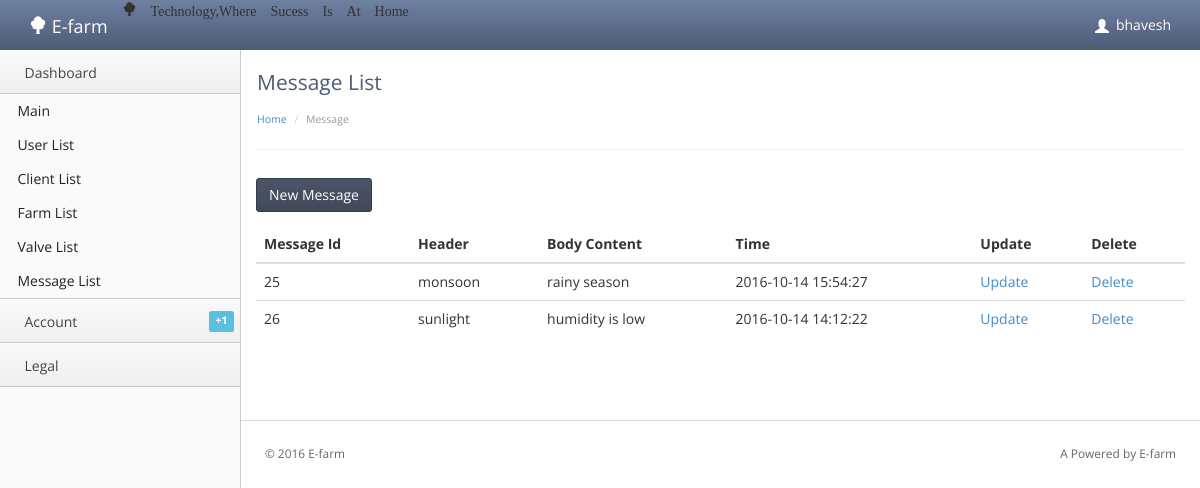
/admin/message.php (signed in), run on the app's committed database.
### tables this page shows
CREATE TABLE IF NOT EXISTS `message` (
`mid` int(11) NOT NULL,
  `header` varchar(100) NOT NULL,
  `msg` varchar(500) NOT NULL,
  `time` datetime NOT NULL,
  `status` int(1) NOT NULL
);

### admin/message.php (the view, shortened to what this page needs)
<!doctype html>
<html lang="en"><head>
    <link rel="stylesheet" type="text/css" href="lib/bootstrap/css/bootstrap.css">
    <link rel="stylesheet" href="lib/font-awesome/css/font-awesome.cssn">
    <link rel="stylesheet" type="text/css" href="stylesheets/theme.css">
    <link rel="stylesheet" type="text/css" href="stylesheets/premium.css">
</head>
<body class=" theme-blue">
	<?php include"head.php";?>
    <div class="content">
        <div class="header">
            <h1 class="page-title">Message List</h1>
                    <ul class="breadcrumb">
            <li><a href="index.php">Home</a> </li>
            <li class="active">Message</li>
        </ul>
        </div>
        <div class="main-content">
<div class="btn-toolbar list-toolbar">
	   <a href="addmessage.php" class="btn btn-primary"><i class="fa fa-plus"></i>New Message</a>
</div>
<table class="table">
  <thead>
    <tr>
      <th>Message Id</th>
      <th>Header</th>
      <th>Body Content</th>
	  <th>Time</th>
	  <th>Update</th>
	  <th>Delete</th>
    </tr>
  </thead>
  <tbody>
  <?php
		include 'connect.php';
		$sql = "SELECT * FROM message";
		$result = mysqli_query($con,$sql);
		while($row = mysqli_fetch_assoc($result))
		{
			$mid = $row['mid'];
			$header = $row['header'];
			$msg = $row['msg'];
			$time= $row['time'];
			echo "<tr>      <td>$mid</td>      <td>$header</td>      <td>$msg</td>      <td>$time</td>    <td>
			<a href=\"update_message.php?mid=$mid\"><i class=\"fa fa-pencil\"></i>Update</a>
			</td> <td><a href=\"message_delete.php?mid=$mid\" role=\"button\" data-toggle=\"modal\">
			<i class=\"fa fa-trash-o\"></i>Delete</a> </td> </td></tr>";
		}?>
  </tbody>
</table>
<footer>
                <hr>
				<p class="pull-right">A Powered by E-farm</a></p>
                <p>© 2016 E-farm</a></p>
            </footer>
        </div>
    </div>
 </body></html>

### admin/stylesheets/theme.css (style rules this page uses)
body { background: #fafafa; background-position: initial initial; background-repeat: initial initial; margin: 0px; padding: 0px; }
body, h1, h2, h3, h4, h5, h6, p, a, .h1, .h2, .h3, .h4, .h5, .h6 { font-family: 'Open Sans', helvetica, arial, sans-serif; }
h1 { color: #4d5b76; font-size: 3em; }
hr { border-top: 1px solid #ddd; border-bottom: 1px solid #fff; }
.content { position: relative; min-height: 800px; background: #fff; margin-left: 240px; border-left: 1px solid #cccccc; padding: 15px 15px 0px 15px; }
.header { background: #fff; border-bottom: 1px solid #cccccc; border-bottom: 1px solid #eee; border-left: 1px solid #ffffff; padding: .5em 0em 1em 0em; margin: 0px 0em 2em 0em; }
.header h1 { margin: 0em 0em .5em 0em; padding: 0em; line-height: 1em; font-size: 1.5em; font-weight: normal; }
.breadcrumb { -webkit-box-shadow: none; -moz-box-shadow: none; box-shadow: none; -webkit-border-radius: 0px; -moz-border-radius: 0px; border-radius: 0px; -moz-background-clip: padding; -webkit-background-clip: padding-box; background-clip: padding-box; background: #fff; margin-bottom: .5em; margin-bottom: 0em; padding-left: 0em; padding-right: 0em; font-size: .75em; }
footer { padding: 1em; margin-top: 4em; color: #666; font-size: .85em; line-height: 1.3em; margin: 4em -3px 0em -3px; }
footer hr { margin: 2em -2em; }
.btn-toolbar.list-toolbar { margin-bottom: 1em; }
.btn { -webkit-border-radius: 3px; -moz-border-radius: 3px; border-radius: 3px; }
.btn-primary { background-color: #414959; background-image: -webkit-gradient(linear, 0 0, 0 100%, from(#4c5568), to(#414959)); border: 1px solid #363d4a; font-weight: normal; }

### data on the page
message: mid "25", header "monsoon", msg "rainy season", time "2016-10-14 15:54:27"
message: mid "26", header "sunlight", msg "humidity is low", time "2016-10-14 14:12:22"

### other printed values
$_SESSION['user_name'] "bhavesh"
